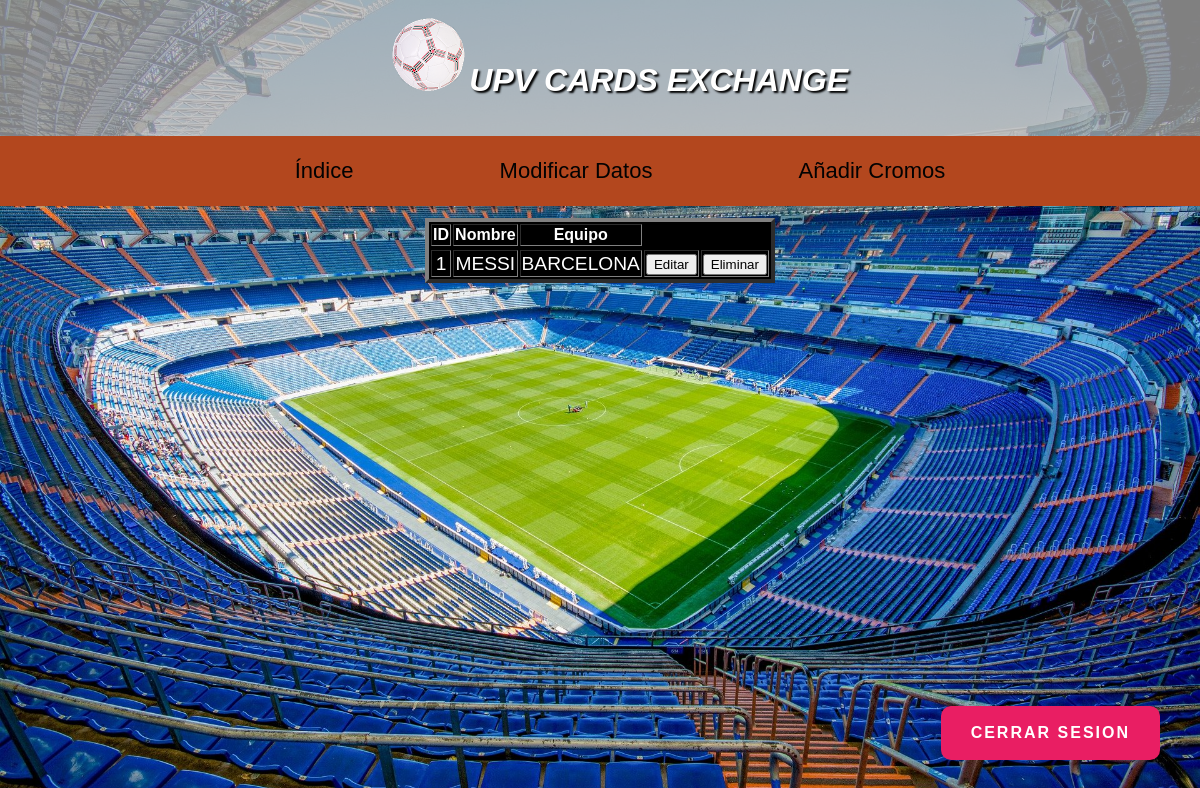
Page /app/album.php (signed in) on the committed database.
### tables this page shows
CREATE TABLE `cromo` (
  `ID` int(11) NOT NULL,
  `NOMBRE` varchar(20) DEFAULT NULL,
  `EQUIPO` varchar(20) DEFAULT NULL,
  `ANNO` int(11) DEFAULT NULL,
  `NACIONALIDAD` varchar(20) DEFAULT NULL,
  `GOLES` int(11) DEFAULT NULL,
  `NICK_USUARIO` varchar(20) DEFAULT NULL
);

### app/album.php (the view, shortened to what this page needs)
<!DOCTYPE html>
<html lang="es">
<head>
  <link rel="stylesheet" href="registro.css">
</head>
<body>
  <header class="cabecera">
    <ul>
        <li>
            <div class="imagen_logo">
                <img src="Proyecto_images/laliga.png">
            </div>
        </li>
        <li>
            <div class= "TituloPrincipal">
                <em><h1>UPV CARDS EXCHANGE</h1></em>
            </div>
        </li>
    </ul>
  </header>
  <nav class="menu">
    <ul>
        <?php
        echo '
        <li>
        <a href="index.php">Índice</a>
        </li>';
        echo '
        <li>
        <a href="modificarDatos.php">Modificar Datos</a>
        </li>';
        echo '
        <li>
        <a href="anadirCromos.php">Añadir Cromos</a>
        </li>';
        ?>
    </ul>
    </nav>
    <a href="logout.php" class="btn-flotante">Cerrar Sesion</a>
<?php
    include("conexion.php");
    if($conexion)
    {
        if(isset($_SESSION['usuario']))
        {
            $consulta = "SELECT * FROM cromo";
            $fin = mysqli_query($conexion, $consulta);
            ?>
            <div name=tabla align="center">
                <table class = table border = 4  style=text-align:center;background:black>
                    <tr>
                        <th style=color:white>ID</td>
                        <th style=color:white>Nombre</td>
                        <th style=color:white>Equipo</td>
                    </tr>
                    <tr>
                    <?php
                    if(mysqli_num_rows($fin) > 0)
                    {
                        while ($lista = mysqli_fetch_assoc($fin))
                        {
                            echo '<tr>';
                            echo "<td style=color:white>{$lista["ID"]}</td>";
                            echo "<td style=color:white>{$lista["NOMBRE"]}</td>";
                            echo "<td style=color:white>{$lista["EQUIPO"]}</td>";
                            echo "<td style=color:white> <a href=editarCromo.php?id={$lista["ID"]} class='btn btn-info'> <button>Editar</button> </a></td>";
                            echo "<td style=color:white> <button class='btn btn-danger' onclick = 'confirmacionBorrado({$lista["ID"]})'> Eliminar </button></td>";
                            echo '</tr>';
                        }
                    }
                    ?>
                    </tr>
                </table>
            </div>
            <?php
        }
    }
    else
    {
        echo "Fallo al conectar con la BD";
    }
?>
</body>
</html>

### app/registro.css (style rules this page uses)
* { font-family:'Verdana', 'Arial Narrow', Arial, sans-serif; }
body { margin: 0; padding: 0; height: 100vh; background-image: url("Proyecto_images/estadio.jpg"); background-size: cover; }
.cabecera { background: rgba(177, 177, 177, 0.726); color: white; margin-top: 0px; text-align: center; text-shadow: 2px 2px 2px #000000; }
.cabecera ul { display: inline-block; }
.cabecera ul li { display: inline-block; }
.btn-flotante { text-decoration: none; font-size: 16px; text-transform: uppercase; font-weight: bold; color: #ffffff; border-radius: 10px; letter-spacing:2px; background-color: #E91E63; padding: 18px 30px; position: fixed; bottom: 40px; right: 40px; transition: all 300ms ease 0ms; }
.menu { background: #B3471E; text-align: center; font-size: 22px; }
.menu ul { display: inline-block; }
.menu ul li { display: inline-block; }
.menu ul li a { text-decoration: none; color: rgb(2, 2, 2); padding: 70px ; }
table { margin-top: 1%; }
table td { font-size: 120%; color:rgb(184, 184, 184); text-transform: uppercase; }
::placeholder { color:white; }

### rows in the picture
cromo: ID "1", NOMBRE "MESSI", EQUIPO "BARCELONA"
